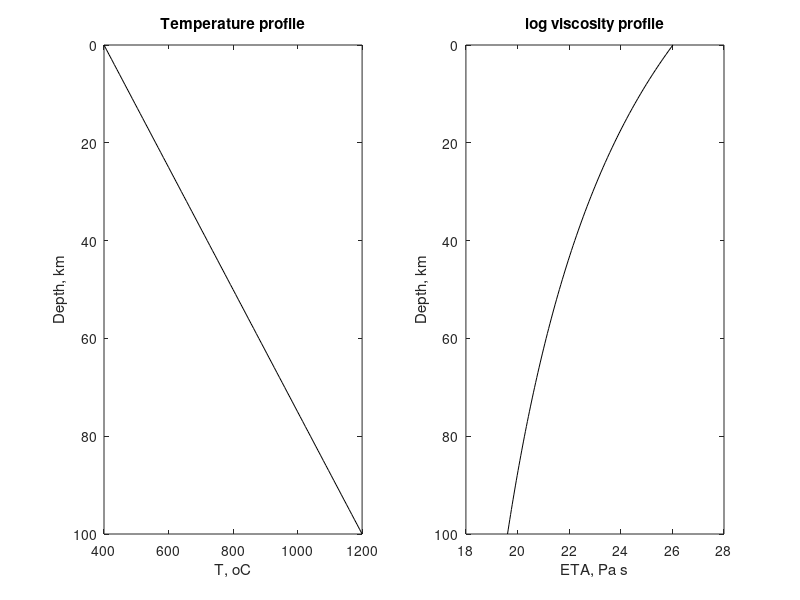

This figure's MATLAB source:
% Computation and visualisation of viscosity profile across the lithosphere

% Clearing all variables and arrays
clear all;
% Clearing figures
clf;

% Flow law parameters
AD=2.5e-17; %1/Pa^n/s, 
n=3.5;
Ea=532000; %J/mol 
R=8.314; %J/mol/K

% Define correction coefficient F2 
% for a strain rate based viscosity formulation
F2=1/2^((n-1)/n)/3^((n+1)/2/n)

% Strain Rate
eps=1e-14; %1/s


% Defining temperature profile
L=100000; % Length of the profile, m
ttop=400; % T o the top, oC
tbottom=1200; % T at the bottom, oC
ynum=101; % Number of points in the profile
y=0:L/(ynum-1):L; % depth vector, m
T=ttop:(tbottom-ttop)/(ynum-1):tbottom; % Temperature vector, oC

% Compute viscosity profile 
eta=ones(ynum,1); % viscosity array
for i=1:1:ynum
    % Compute and check activation energy exponent
    eterm=Ea/n/R/(T(i)+273);
    if (eterm>100) 
        eterm=100; 
    end
    eterm=exp(eterm);
    % Compute viscosity
    eta(i)=F2/AD^(1/n)/eps^((n-1)/n)*eterm;
end


% Defining new figure
figure(1)

% Plotting vertical  temperature profile
subplot(1,2,1);     % defining 1st plotting area in the 3x1 figure
plot(T,y/1000,'k'); % making plot: 'k' = black color
box on;             % making box around the plot
title('Temperature profile');   % title of the plot
xlabel('T, oC');        % title of horizontal axis
ylabel('Depth, km'); % title of vertical axis
axis ij;
% Plotting vertical log viscosity profile
subplot(1,2,2);     % defining 2nd plotting area in the 3x1 figure
plot(log10(eta),y/1000,'k'); % making plot: 'k' = black color
box on;             % making box around the plot
title('log viscosity profile');   % title of the plot
xlabel('ETA, Pa s');        % title of horizontal axis
ylabel('Depth, km'); % title of vertical axis
axis ij;

